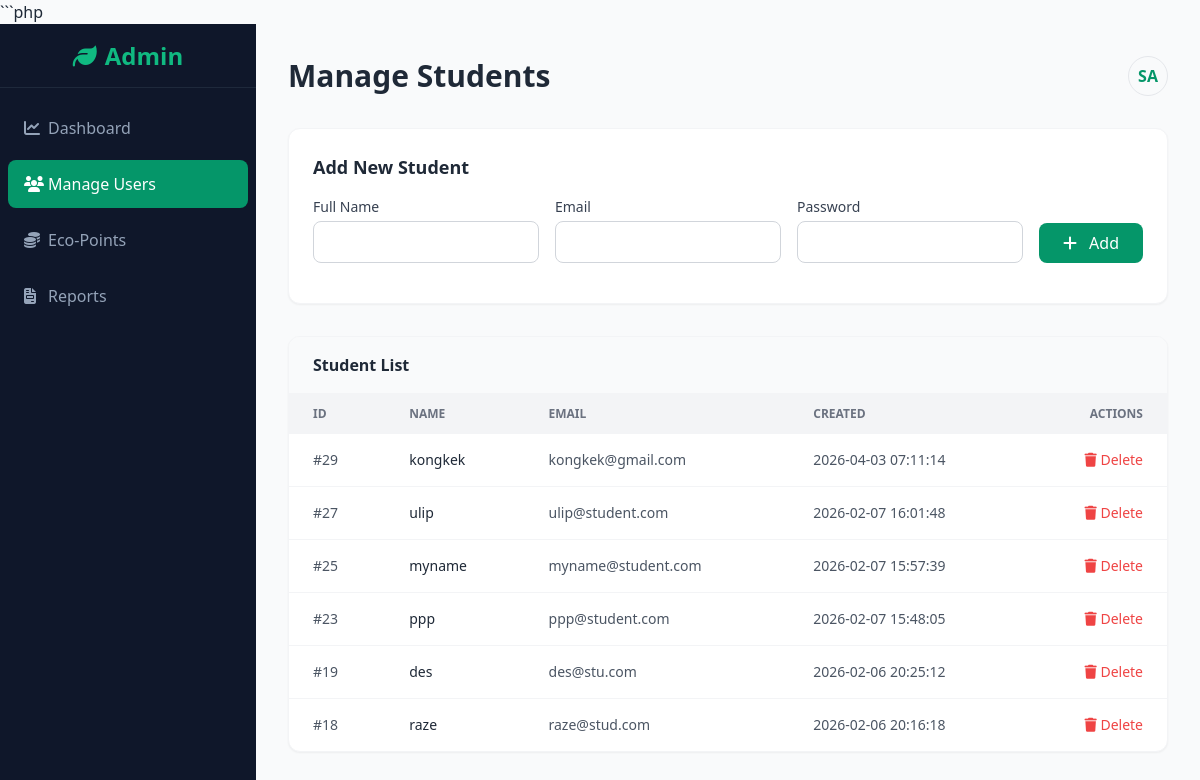
/users.php (signed in), run on the app's committed database.
### tables this page shows
CREATE TABLE `users` (
  `id` int(11) NOT NULL,
  `name` varchar(100) NOT NULL,
  `email` varchar(150) NOT NULL,
  `password_hash` varchar(255) NOT NULL,
  `role` enum('student','volunteer','organiser','organizer','admin') NOT NULL,
  `points` int(11) NOT NULL DEFAULT 0,
  `created_at` timestamp NOT NULL DEFAULT current_timestamp()
);

### users.php (the view, shortened to what this page needs)
<?php
require_once __DIR__ . "/includes/db.php";
$stmt = $pdo->query("SELECT id, role, name, email, created_at FROM users WHERE LOWER(role)='student' ORDER BY id DESC");
$students = $stmt->fetchAll(PDO::FETCH_ASSOC);
?>
<!DOCTYPE html>
<html lang="en">
<head>
    <script src="https://cdn.tailwindcss.com"></script>
    <link rel="stylesheet" href="https://cdnjs.cloudflare.com/ajax/libs/font-awesome/6.4.0/css/all.min.css">
</head>
<body class="bg-gray-50 text-gray-800 font-sans">
<div class="flex h-screen overflow-hidden">
    <aside class="w-64 bg-slate-900 text-white flex flex-col fixed h-full transition-all duration-300">
        <div class="h-16 flex items-center justify-center border-b border-slate-800">
            <h1 class="text-2xl font-bold text-brand-500"><i class="fa-solid fa-leaf mr-2"></i>Admin</h1>
        </div>
        <nav class="flex-1 px-2 py-4 space-y-2">
            <a href="admindashboard.php" class="flex items-center px-4 py-3 text-slate-400 hover:bg-slate-800 hover:text-white rounded-lg transition-colors">
                <i class="fa-solid fa-chart-line w-6"></i><span class="font-medium">Dashboard</span>
            </a>
            <a href="users.php" class="flex items-center px-4 py-3 bg-brand-600 text-white rounded-lg transition-colors">
                <i class="fa-solid fa-users w-6"></i><span class="font-medium">Manage Users</span>
            </a>
            <a href="adminecopoints.php" class="flex items-center px-4 py-3 text-slate-400 hover:bg-slate-800 hover:text-white rounded-lg transition-colors">
                <i class="fa-solid fa-coins w-6"></i><span class="font-medium">Eco-Points</span>
            </a>
            <a href="adminreports.php" class="flex items-center px-4 py-3 text-slate-400 hover:bg-slate-800 hover:text-white rounded-lg transition-colors">
                <i class="fa-solid fa-file-invoice w-6"></i><span class="font-medium">Reports</span>
            </a>
        </nav>
    </aside>
    <main class="flex-1 ml-64 p-8 overflow-y-auto">
        <header class="flex justify-between items-center mb-8">
            <h2 class="text-3xl font-bold text-gray-800">Manage Students</h2>
            <div class="flex items-center gap-3">
                <div class="h-10 w-10 rounded-full bg-brand-100 flex items-center justify-center text-brand-600 font-bold border border-brand-200">SA</div>
            </div>
        </header>
        <div class="bg-white p-6 rounded-xl shadow-sm border border-gray-100 mb-8">
            <h3 class="font-bold text-lg mb-4">Add New Student</h3>
            <form method="POST" class="flex gap-4 items-end">
                <div class="flex-1">
                    <label class="block text-sm font-medium text-gray-700 mb-1">Full Name</label>
                    <input type="text" name="name" required
                           class="w-full px-3 py-2 border border-gray-300 rounded-lg focus:outline-none focus:ring-2 focus:ring-brand-500">
                </div>
                <div class="flex-1">
                    <label class="block text-sm font-medium text-gray-700 mb-1">Email</label>
                    <input type="email" name="email" required
                           class="w-full px-3 py-2 border border-gray-300 rounded-lg focus:outline-none focus:ring-2 focus:ring-brand-500">
                </div>
                <div class="flex-1">
                    <label class="block text-sm font-medium text-gray-700 mb-1">Password</label>
                    <input type="password" name="password" required
                           class="w-full px-3 py-2 border border-gray-300 rounded-lg focus:outline-none focus:ring-2 focus:ring-brand-500">
                </div>
                <button type="submit" name="add_user"
                        class="px-6 py-2 bg-brand-600 text-white font-medium rounded-lg hover:bg-brand-700 transition-colors">
                    <i class="fa-solid fa-plus mr-2"></i> Add
                </button>
            </form>
        </div>
        <div class="bg-white rounded-xl shadow-sm border border-gray-100 overflow-hidden">
            <div class="px-6 py-4 border-b border-gray-100 bg-gray-50">
                <h3 class="font-bold text-gray-800">Student List</h3>
            </div>
            <table class="w-full text-left text-sm text-gray-600">
                <thead class="bg-gray-100 text-xs uppercase font-semibold text-gray-500">
                    <tr>
                        <th class="px-6 py-3">ID</th>
                        <th class="px-6 py-3">Name</th>
                        <th class="px-6 py-3">Email</th>
                        <th class="px-6 py-3">Created</th>
                        <th class="px-6 py-3 text-right">Actions</th>
                    </tr>
                </thead>
                <tbody class="divide-y divide-gray-100">
                    <?php if (!empty($students)): ?>
                        <?php foreach ($students as $row): ?>
                            <tr class="hover:bg-gray-50">
                                <td class="px-6 py-4">#<?= (int)$row["id"] ?></td>
                                <td class="px-6 py-4 font-medium text-gray-800"><?= htmlspecialchars($row["name"] ?? "") ?></td>
                                <td class="px-6 py-4"><?= htmlspecialchars($row["email"] ?? "") ?></td>
                                <td class="px-6 py-4"><?= htmlspecialchars($row["created_at"] ?? "") ?></td>
                                <td class="px-6 py-4 text-right">
                                    <a href="users.php?delete_id=<?= (int)$row["id"] ?>"
                                       onclick="return confirm('Are you sure you want to delete this user?');"
                                       class="text-red-500 hover:text-red-700 font-medium">
                                        <i class="fa-solid fa-trash"></i> Delete
                                    </a>
                                </td>
                            </tr>
                        <?php endforeach; ?>
                    <?php else: ?>
                        <tr><td colspan="5" class="px-6 py-4 text-center">No students found.</td></tr>
                    <?php endif; ?>
                </tbody>
            </table>
        </div>
    </main>
</div>
</body>
</html>

### data on the page
users: id "29", name "kongkek", email "kongkek@gmail.com", created_at "2026-04-03 07:11:14"
users: id "27", name "ulip", email "ulip@student.com", created_at "2026-02-07 16:01:48"
users: id "25", name "myname", email "myname@student.com", created_at "2026-02-07 15:57:39"
users: id "23", name "ppp", email "ppp@student.com", created_at "2026-02-07 15:48:05"
users: id "19", name "des", email "des@stu.com", created_at "2026-02-06 20:25:12"
users: id "18", name "raze", email "raze@stud.com", created_at "2026-02-06 20:16:18"
